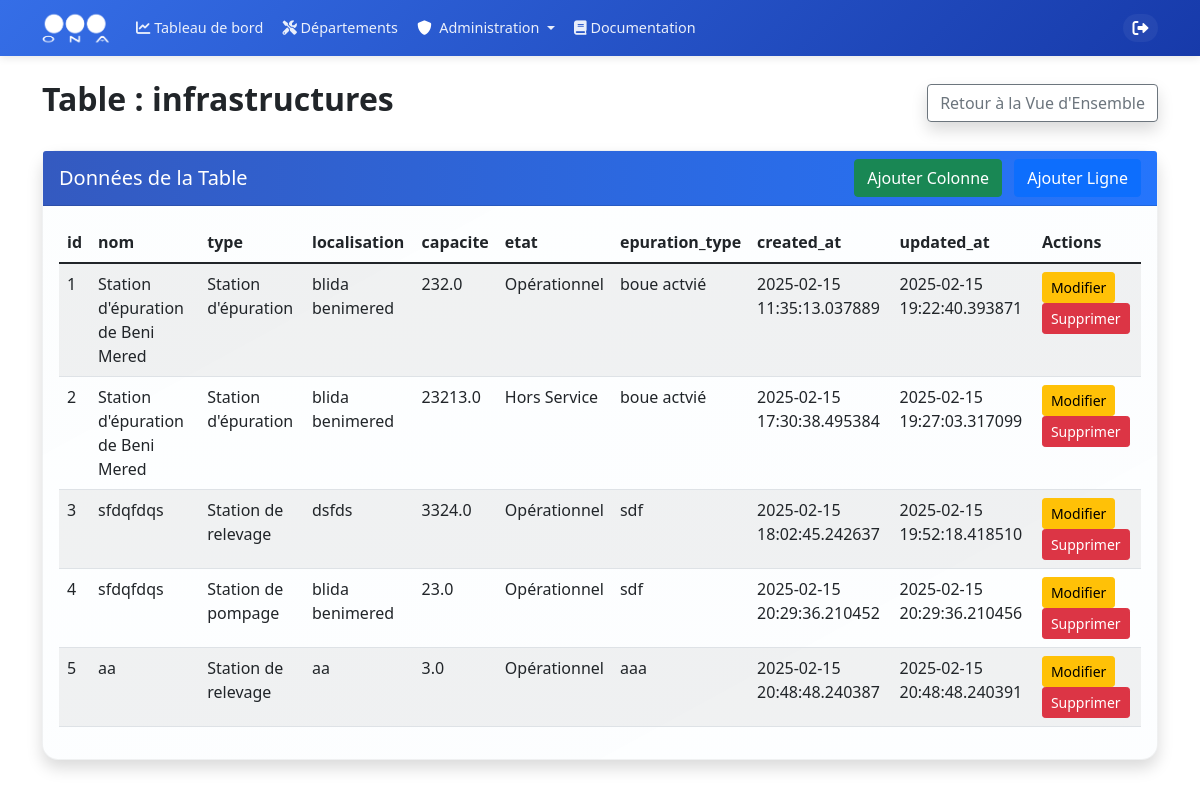
The app's page /admin/database/table/infrastructures (signed in) with its own data.
### models.py (models this page shows, shortened)
class Infrastructure(db.Model):
    __tablename__ = 'infrastructures'
    id = db.Column(db.Integer, primary_key=True)
    nom = db.Column(db.String(200), nullable=False, index=True)
    type = db.Column(db.String(100), nullable=False, index=True)
    localisation = db.Column(db.String(200), nullable=False)
    capacite = db.Column(db.Float, nullable=False)
    etat = db.Column(db.String(50), nullable=False, default='Opérationnel', index=True)
    epuration_type = db.Column(db.String(100), nullable=True, index=True)
    infrastructure_files = db.relationship('InfrastructureFile', back_populates='infrastructure', lazy='dynamic', cascade='all, delete-orphan')
    created_at = db.Column(db.DateTime, default=datetime.utcnow, index=True)
    updated_at = db.Column(db.DateTime, default=datetime.utcnow, onupdate=datetime.utcnow, index=True)

### routes/database_admin.py (the view)
@database_admin.route('/admin/database/table/<table_name>')
@login_required
@admin_required
def view_table(table_name):
    inspector = inspect(db.engine)
    if table_name not in inspector.get_table_names():
        flash('Table not found', 'error')
        return redirect(url_for('database_admin.database_overview'))
    columns = inspector.get_columns(table_name)
    foreign_keys = get_foreign_keys(table_name)
    for column in columns:
        column['foreign_key'] = column['name'] in foreign_keys
        if column['foreign_key']:
            column['foreign_table'] = foreign_keys[column['name']]
    query = text(f'SELECT * FROM {table_name}')
    result = db.session.execute(query)
    rows = [dict(row._mapping) for row in result]
    related_data = get_related_data(table_name)
    return render_template('admin/database/table.html',
                         table_name=table_name,
                         columns=columns,
                         rows=rows,
                         related_data=related_data)

### app.py (called while the page is built)
@login_manager.user_loader
def load_user(user_id):
    return db.session.get(User, int(user_id))

### routes/database_admin.py (called while the page is built)
def get_foreign_keys(table_name):
    inspector = inspect(db.engine)
    foreign_keys = {}
    for fk in inspector.get_foreign_keys(table_name):
        constrained_column = fk['constrained_columns'][0]
        referred_table = fk['referred_table']
        foreign_keys[constrained_column] = referred_table
    return foreign_keys

def get_related_data(table_name):
    inspector = inspect(db.engine)
    foreign_keys = get_foreign_keys(table_name)
    related_data = {}
    for column, referred_table in foreign_keys.items():
        display_column = get_display_column(referred_table)
        query = text(f'SELECT id, {display_column} as display_name FROM {referred_table}')
        result = db.session.execute(query)
        related_data[referred_table] = [dict(row._mapping) for row in result]
    return related_data

### utils/permissions.py (called while the page is built)
    @staticmethod
    def is_admin(role):
        return role == UserRole.ADMIN

### templates/admin/database/table.html (shortened to what this page needs)
{% extends "base/base.html" %}
{% block content %}
<div class="container mt-4 animate__animated animate__fadeIn">
    <div class="d-flex justify-content-between align-items-center mb-4">
        <h2 class="fw-bold">Table : {{ table_name }}</h2>
        <a href="{{ url_for('database_admin.database_overview') }}" class="btn btn-outline-secondary shadow">Retour à la Vue d'Ensemble</a>
    </div>
    <div class="card shadow">
        <div class="card-header d-flex justify-content-between align-items-center" style="background: linear-gradient(to right, #345ac0, #2575fc); color: #fff;">
            <h5 class="mb-0">Données de la Table</h5>
            <div>
                <button class="btn btn-success me-2" data-bs-toggle="modal" data-bs-target="#addColumnModal">
                    Ajouter Colonne
                </button>
                <button class="btn btn-primary" data-bs-toggle="modal" data-bs-target="#addRowModal">
                    Ajouter Ligne
                </button>
            </div>
        </div>
        <div class="card-body">
            <div class="table-responsive">
                <table class="table table-striped">
                    <thead>
                        <tr>
                            {% for column in columns %}
                            <th>{{ column.name }}</th>
                            {% endfor %}
                            <th>Actions</th>
                        </tr>
                    </thead>
                    <tbody>
                        {% for row in rows %}
                        <tr>
                            {% for column in columns %}
                            <td>
                                {% if column.foreign_key %}
                                    {% set related_row = related_data[column.foreign_table] | selectattr("id", "equalto", row[column.name]) | first %}
                                    {{ related_row.display_name if related_row else row[column.name] }}
                                {% else %}
                                    {% set type_str = column.type | string %}
                                    {% if 'Boolean' in type_str %}
                                        {{ 'Oui' if row[column.name] else 'Non' }}
                                    {% elif 'DateTime' in type_str %}
                                        {{ row[column.name].strftime('%Y-%m-%d %H:%M:%S') if row[column.name] }}
                                    {% elif 'Date' in type_str %}
                                        {{ row[column.name].strftime('%Y-%m-%d') if row[column.name] }}
                                    {% else %}
                                        {{ row[column.name] }}
                                    {% endif %}
                                {% endif %}
                            </td>
                            {% endfor %}
                            <td>
                                <button class="btn btn-sm btn-warning" onclick="editRow({{ row.get('id', 0) }})">Modifier</button>
                                <form action="{{ url_for('database_admin.delete_row', table_name=table_name, row_id=row.get('id', 0)) }}"
                                      method="POST" class="d-inline">
                                    <button type="submit" class="btn btn-sm btn-danger"
                                            onclick="return confirm('Êtes-vous sûr de vouloir supprimer cette ligne ?')">Supprimer</button>
                                </form>
                            </td>
                        </tr>
                        {% endfor %}
                    </tbody>
                </table>
            </div>
        </div>
    </div>
</div>
{% endblock %}

### templates/base/base.html (style rules this page uses)
:root { --ona-primary: #356ee7; --ona-secondary: #173aaa; --ona-dark: #2b2d42; --ona-light: #f8f9fa; --transition: all 0.3s ease-in-out; }
.card { background-color: #ffffff; background-image: linear-gradient( to bottom right, rgba(135, 206, 235, 0.02), rgba(30, 144, 255, 0.01) ); border-radius: 16px; box-shadow: 0 10px 25px rgba(0, 0, 0, 0.06), 0 5px 10px rgba(0, 0, 0, 0.03); border: 1px solid rgba(0, 0, 0, 0.05); transition: all 0.4s cubic-bezier(0.165, 0.84, 0.44, 1); }

### records on screen
Infrastructure: id "1" "Station d'épuration de Beni Mered" "Station d'épuration" "blida benimered" "232.0" "Opérationnel" "boue actvié" "2025-02-15 11:35:13.037889" "2025-02-15 19:22:40.393871"
Infrastructure: id "2" "Station d'épuration de Beni Mered" "Station d'épuration" "blida benimered" "23213.0" "Hors Service" "boue actvié" "2025-02-15 17:30:38.495384" "2025-02-15 19:27:03.317099"
Infrastructure: id "3" "sfdqfdqs" "Station de relevage" "dsfds" "3324.0" "Opérationnel" "sdf" "2025-02-15 18:02:45.242637" "2025-02-15 19:52:18.418510"
Infrastructure: id "4" "sfdqfdqs" "Station de pompage" "blida benimered" "23.0" "Opérationnel" "sdf" "2025-02-15 20:29:36.210452" "2025-02-15 20:29:36.210456"
Infrastructure: id "5" "aa" "Station de relevage" "aa" "3.0" "Opérationnel" "aaa" "2025-02-15 20:48:48.240387" "2025-02-15 20:48:48.240391"

### other values on screen
{{ table_name }} "infrastructures"
{{ column.name }} "id" "nom" "type" "localisation" "capacite" "etat" "epuration_type" "created_at" "updated_at"
